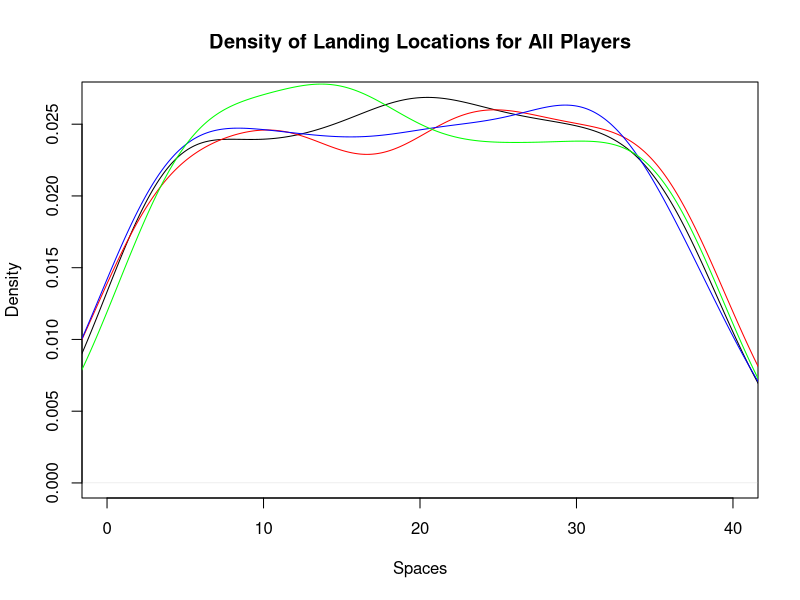
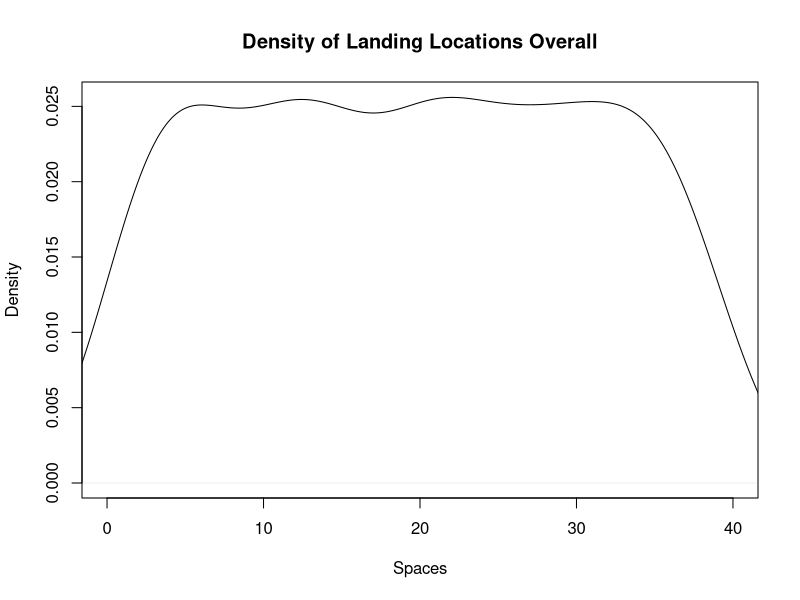
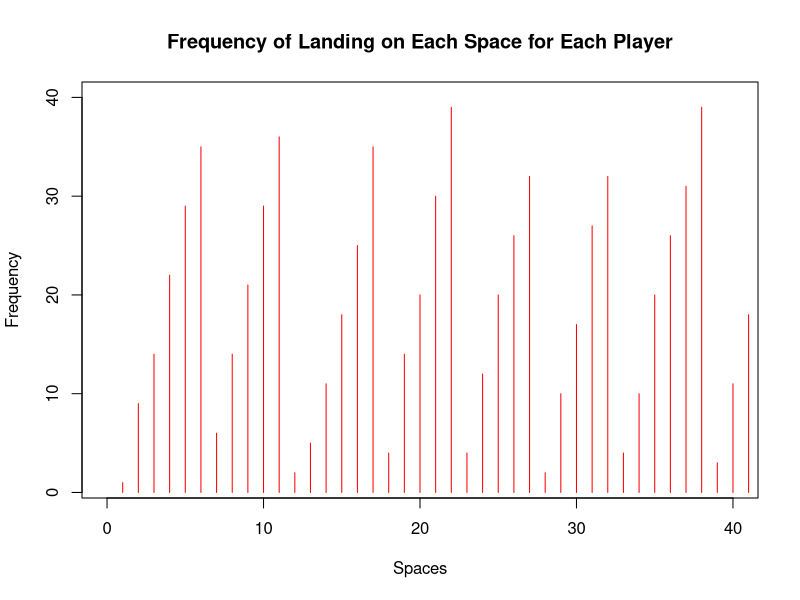
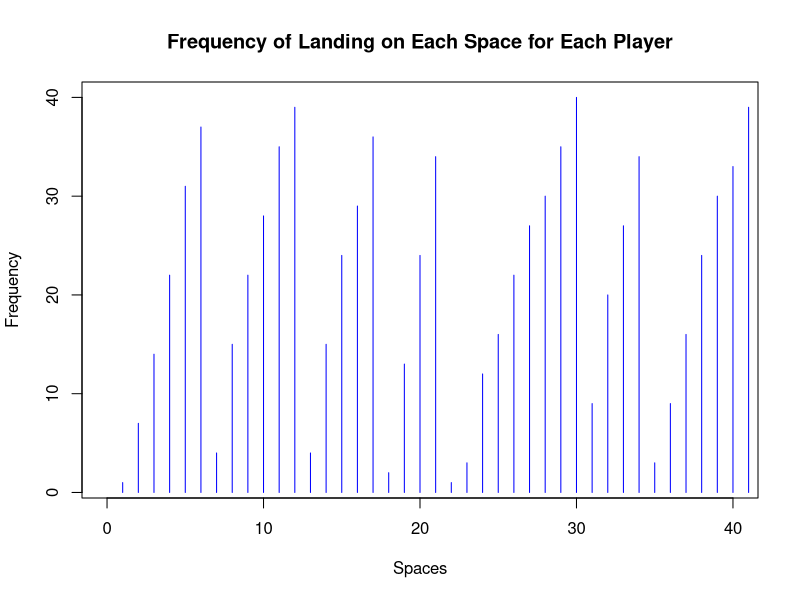
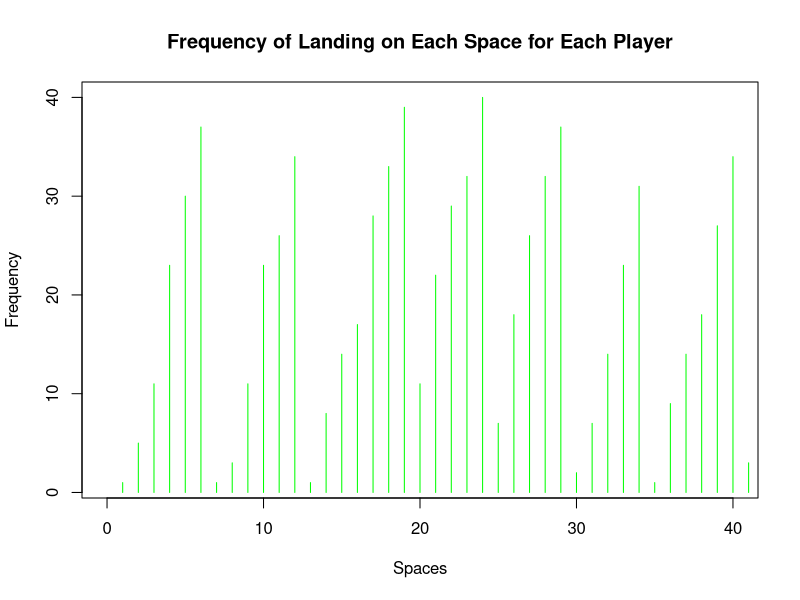
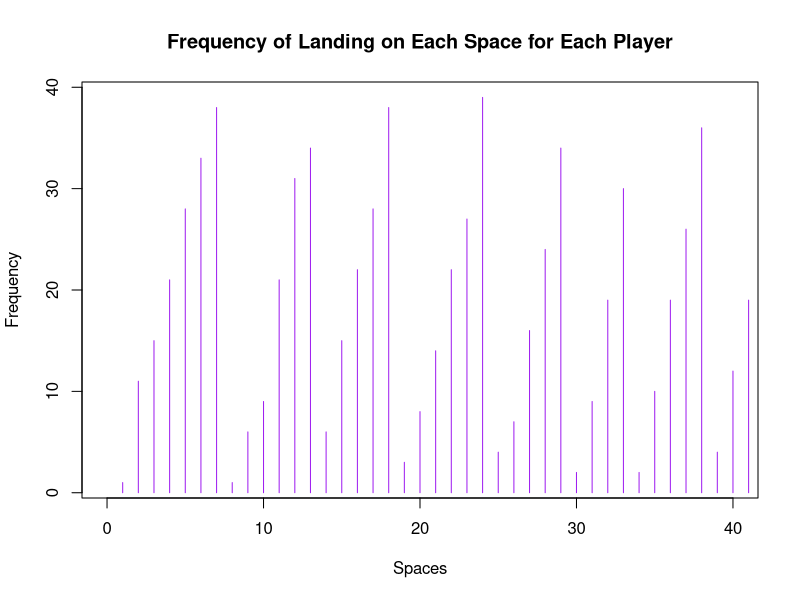
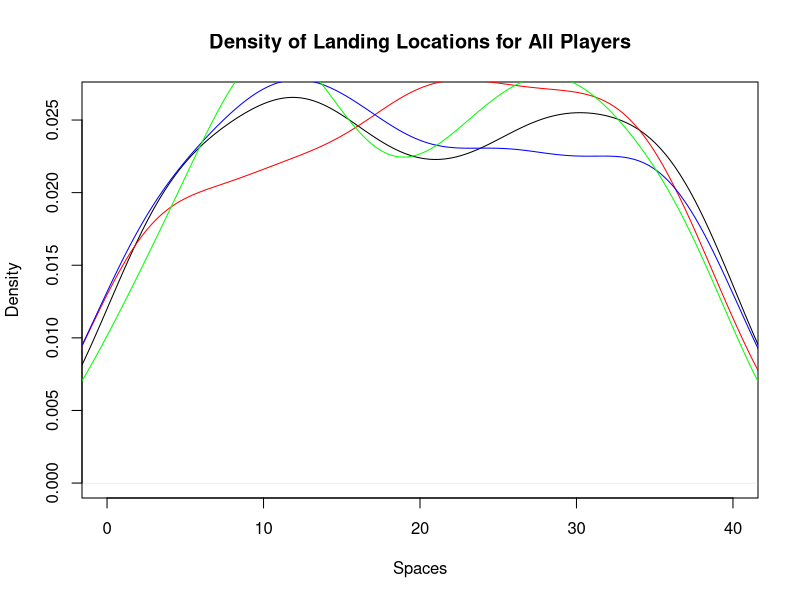
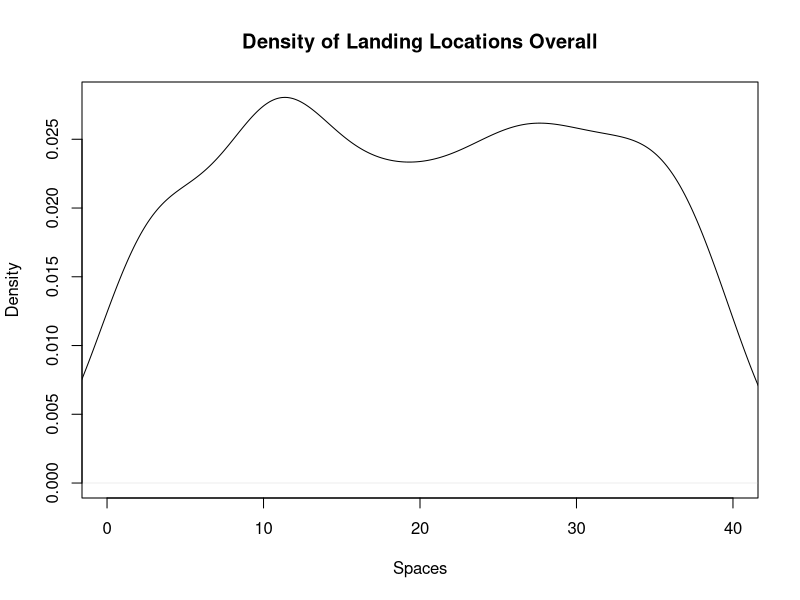

Source code (R) for these figures, in order:
## libraries
library(dplyr)
library(ggplot2)
library(tidyverse)

##the board

monopolyBoard <- read.csv("MonopolyBoard.csv", header = T)
monopolyBoard


## lets_move
# Using dice rolls to determine where a player will land on the board
#input: "location", where the player is on the board
#output: the players new location on the board after the have rolled

#note that this is only accounting for standard dice rolls, no special rules yet...

lets_move = function(location) {
  dice_roll_1 <- sample(1:6, 1, replace = TRUE) #A random roll of a six-sided die
  dice_roll_2 <- sample(1:6, 1, replace = TRUE) #A random roll of a six-sided die
  
  roll_total <- sum(dice_roll_1, dice_roll_2) #The sum of the two rolls
  
  location = location + roll_total #Updating the player's location based on their rolls from the current turn
  
  if(location <= 40) { #if statement checking the players location
    location = location
  } else { #if the sum of the player's previous location and their rolls is greater than 40, this moves the player past GO and the start moving from space 1
    location = location - 40
  }
  
  print(location)
  
}

lets_move(20)



## who_goes_first2
who_goes_first2 <- function(num_players){
  initial_rolls <- c()
  player_order <- length(num_players)
  for (i in 1:num_players) {
    player_i_roll <- sum(sample(1:6, 2, replace=TRUE))
    initial_rolls <- c(initial_rolls, player_i_roll) # vector of every player's first roll
  }
  
  if(sum(initial_rolls == max(initial_rolls)) >= 2){ # if more 1 person has the highest roll
    
    while (sum(initial_rolls == max(initial_rolls)) >= 2) { # keep rolling as long as players are tied
      tied_players <- which(initial_rolls==max(initial_rolls)) # identify which players tied
      
      tie_breaker_rolls <- c()
      for (i in tied_players) { # tied players roll again
        player_i_roll2 <- sum(sample(1:6, 2, replace=TRUE))
        tie_breaker_rolls <- c(tie_breaker_rolls, player_i_roll2)
        initial_rolls <- tie_breaker_rolls # update initial rolls
      }
    }
    highest_roll <- max(tie_breaker_rolls)
    highest_player <- tied_players[which(tie_breaker_rolls == highest_roll)]
  }
  
  else {
    highest_player <- which.max(initial_rolls) # who rolled the highest number
    
    # creating player order
    player_order[1] <- as.integer(highest_player)
    
    for (j in 2:num_players) {
      
      player_order[j] <- as.integer(player_order[j-1] + 1)
      if (player_order[j] > num_players) {
        player_order[j] <- 1
      }
    }
    #print(player_order)
  }
  playerlist <- (list(highest_player, player_order))
  return(playerlist)
}

who_goes_first2(4)


## lets_play

#A function to play Monopoly!
#Utilizes lets_move to move the players around the board
#input: "turns"; the amount of turns each player will take (i.e. the number of rounds in the game), "players"; a numeric value 1-4 representing the number of players in the game
#output: a dataframe showing each players' location after each of their turns; a density plot showing each players' location data throughout the game; a density plot showing the overall location data throughout the game

lets_play = function(turns, players) {
  
  location_data <- as.data.frame(matrix(nrow = turns, ncol = players)) # dataframe will keep data for locations of players for each turn
  
  # puts players in order
  colnames(location_data) <- who_goes_first2(players)[[2]]
  
  location = 1 #initializes the player at space 1 (i.e. GO!)
  location_data[1,] <- location
  
  for (i in 2:turns) { # iterates through number of turns
    for (j in 1:players) { # rotates through each player
      location = lets_move(location_data[i-1,j])[[1]] # takes location from lets_move2 function and assigns it to location
      location_data[i,j] <- as.integer(location) # puts location value into the dataframe of locations for each player
    }
  }
  print(location_data) 
  
  
  ########################## plots ###############################
  
  #vector of colors
  colors <- c("red", "blue", "green","purple")
  
  # creates density plot of frequency of landing on each space for each player
  plot(density(location_data[,1]), xlim = c(0,40), col = "black", xlab="Spaces", main= "Density of Landing Locations for All Players")
  
  for (k in 2:players) {
    lines(density(location_data[,k]), col = colors[k-1]) # adds a density line for each player after the first
  }
  
  # creates density plot for total frequency landing on each space (all players spaces included)
  all_spaces <- as.vector(as.matrix(location_data))
  plot(density(all_spaces), xlim = c(0,40), col = "black", xlab="Spaces", main="Density of Landing Locations Overall")
  
  #creates frequency plot for frequency of landing on certain spaces for each player
  for(k in 1:players){
    plot(location_data[,k], xlim= c(0,40), col=colors[k], type="h", xlab="Spaces", ylab="Frequency", main="Frequency of Landing on Each Space for Each Player")
  }
  
}

lets_play(100, 4)




## double_down <- lets_move2
#Double Down -- addition of jail and double rolls

#Incorporating double rolls and sending players to jail when the players are rolling and moving
#input: "location"; a numeric value 1 to 40; where the player in on the board
#output: the players new location on the board

lets_move2 = function(location) {
  dice_roll_1 <- sample(1:6, 1, replace = TRUE) #a standard, six-sided dice roll
  dice_roll_2 <- sample(1:6, 1, replace = TRUE) #a standard, six-sided dice roll
  
  roll_total <- sum(dice_roll_1, dice_roll_2) #the sum of the two dice rolls
  roll_double <- dice_roll_1 == dice_roll_2 #checking if the player rolled a double
  
  location = location + roll_total # updates location to be previous location + roll total
  double3 = "false" # double3 is assigned "true" if the player double rolls 3x (as seen in if statement below), otherwise it is assigned "false" 
  
  # first double roll -> roll again
  if (roll_double == TRUE) { #checks if the player rolled a double with their first two rolls. if "TRUE", the player rolls again
    dice_roll_3 <- sample(1:6, 1, replace = TRUE) #the player's third dice roll
    dice_roll_4 <- sample(1:6, 1, replace = TRUE) #the player's fourth dice roll
    
    roll_total2 <- sum(dice_roll_3, dice_roll_4) #the sum of the player's third and fourth rolls
    roll_double2 <- dice_roll_3 == dice_roll_4 #checks to see if the player rolled a double again
    
    location = location + roll_total2 #the player's new location
    double3 = "false"
    
    # if player is at a location past 40, subtract 40 so they go back to the GO space at location "41"
    # this is included in each if statement below so that it applies if player has to roll again
    if (location <= 40) { #checks to make sure that the player's location isn't over 40 (i.e not on the board)
      location = location
    } else { #If greater than 40, it subtracts 40 from location to allow player to continue to move on the board
      location = location - 40
    }
    
    # second double roll -> roll again
    if (roll_double2 == TRUE) { #if the player has rolled two doubles, they roll again
      dice_roll_5 <- sample(1:6, 1, replace = TRUE) #the player's fifth roll
      dice_roll_6 <- sample(1:6, 1, replace = TRUE) #the player's sixth roll
      
      roll_total3 <- sum(dice_roll_5, dice_roll_6) #the sum of the fifth and sixth roll
      roll_double3 <- dice_roll_5 == dice_roll_6 #checking to see if the player rolled a third double
      
      location = location + roll_total3 #the players new location
      double3 = "false"
      
      if (location <= 40) { #checks the player's location again
        location = location
      } else {
        location = location - 40
      }
      
      # third double roll -> go to jail
      if (roll_double3 == TRUE) { #checks if the player rolled three doubles in a row, if TRUE, the players goes to jail (space 11)
        location = monopolyBoard$spaces[monopolyBoard$name == "Jail"]
        double3 = "true"
      }
    }
  }  
  
  if (location <= 40) { #checks the players location on the board
    location = location
  } else {
    location = location - 40
  }
  
  listdata <- (list(location, double3)) # creates list for outputs "location" and "double3"
  # if you need to access location from this function, use lets_move2(location_data[i-1,j])[[1]]
  # if you need to access double3, use lets_move2(double3)[[2]]
  return(listdata)
  
}


## lets_play2


#A function to move players around the board while incorporating double rolls and going to jail
#input: "turns"; the amount of turns each player takes (i.e. how many rounds the game is), "players"; a numeric value 1-4 representing the number of players in the game
#output: a dataframe showing each players' location after each of their turns; a density plot showing each players' location data throughout the game; a density plot showing the overall location data throughout the game

lets_play2 = function(turns, players) {
  
  
  location_data <- as.data.frame(matrix(nrow = turns, ncol = players)) # dataframe will keep data for locations of players for each turn
  double3data <- as.data.frame(matrix(nrow = turns, ncol = players)) # dataframe will say "true" if player double rolled 3x (which lands them in jail) and "false" if they didn't double roll 3x
  
  # puts players in order
  colnames(location_data) <- who_goes_first2(players)[[2]]
  
  location = 1 # each player starts at location 1
  location_data[1,] <- location
  double3 = 0 # initializing "double3" which will be later assigned a "true" or "false" based on if player double rolled 3x
  
  for (i in 2:turns) { # iterates through number of turns
    
    for (j in 1:players) { # rotates through each player
      
      location = lets_move2(location_data[i-1,j])[[1]] # takes location from lets_move2 function and assigns it to location
      location_data[i,j] <- as.integer(location) # puts location value into the dataframe of locations for each player
      double3data[i,j] <- lets_move2(double3)[[2]] # takes "true" or "false" value from double3 and adds it to double3data dataframe
      
      # deals with landing in jail from "go to jail" space and staying there for next 3 turns
      if (31 %in% location_data[i-1,j]) { # if you landed on 31 in the last turn (i-1 turn), you go to jail (space 11) for the ith turn
        location <- 11
        location_data[i,j] <- as.integer(location) # new location is 11
      } else if (11 %in% location_data[i-1,j] & 31 %in% location_data[i-2,j]) { # if you were on space 11 last turn AND you were on space 31 2 turns ago, you stay in jail (space 11) for turn i
        location <- 11
        location_data[i,j] <- as.integer(location)
      } else if (11 %in% location_data[i-2,j] & 31 %in% location_data[i-3,j]) {
        location <- 11
        location_data[i,j] <- as.integer(location)
      }
      
      # landing in jail from 3x double roll and staying there for next 3 turns
      if (11 %in% location_data[i,j] & "true" %in% double3data[i-1,j]) { # if player's location is 11 (jail) and double3data is"true" (player double rolled 3x), player stays in jail. all 3 if/else if statements keep player in jail for the next 3 turns
        location <- 11
        location_data[i,j] <- as.integer(location)
      } else if (11 %in% location_data[i-1,j] & "true" %in% double3data[i-2,j]) { # 
        location <- 11
        location_data[i,j] <- as.integer(location)
      } else if (11 %in% location_data[i-2,j] & "true" %in% double3data[i-3,j]) {
        location <- 11
        location_data[i,j] <- as.integer(location)
      }
      
    }
  }
  print(location_data)
  print(double3)
  
  
  ########################## plots ###############################
  
  #vector of colors
  colors <- c("red", "blue", "green","purple")
  
  # creates density plot of frequency of landing on each space for each player
  plot(density(location_data[,1]), xlim = c(0,40), col = "black", xlab="Spaces", main= "Density of Landing Locations for All Players")
  
  for (k in 2:players) {
    lines(density(location_data[,k]), col = colors[k-1]) # adds a density line for each player after the first
  }
  
  # creates density plot for total frequency landing on each space (all players spaces included)
  all_spaces <- as.vector(as.matrix(location_data))
  plot(density(all_spaces), xlim = c(0,40), col = "black", xlab="Spaces", main="Density of Landing Locations Overall")
  
  #creates frequency plot for frequency of landing on certain spaces for each player
  for(k in 1:players){
    plot(location_data[,k], xlim= c(0,40), col=colors[k], type="h", xlab="Spaces", ylab="Frequency", main="Frequency of Landing on Each Space for Each Player")
  }
  
}

lets_play2(100, 4)
##the community chest and chance cards

Card_Numbers <- c(1, 2, 3, 4, 5, 6, 7, 8, 9, 10, 11, 12, 13, 14, 15, 16) # the card numbers

Chance_Cards <- c("Advance to Boardwalk", "Advance to Go (Collect $200)", "Advance to Illinois Avenue. If you pass Go, collect $200", "Advance to St. Charles Place. If you pass Go, collect $200", "Advance to the nearest Railroad. If unowned, you may buy it from the Bank. If owned, pay owner twice the rental to which they are otherwise entitled", "Advance to the nearest Railroad. If unowned, you may buy it from the Bank. If owned, pay owner twice the rental to which they are otherwise entitled", "Advance token to nearest Utility. If unowned, you may buy it from the Bank. If owned, throw dice and pay owner a total ten times amount thrown", "Bank pays you dividend of $50", "Get Out of Jail Free", "Go Back 3 Spaces", "Go to Jail. Go directly to Jail, do not pass Go, do not collect $200", "Make general repairs on all your property. For each house pay $25. For each hotel pay $100", "Speeding fine $15", "Take a trip to Reading Railroad. If you pass Go, collect $200", "You have been elected Chairman of the Board. Pay each player $50", "Your building loan matures. Collect $150") # the card information

Chance <- data.frame(Chance_Cards, Card_Numbers) #a dataframe associating each chance card with a number



Community_Chest_Cards <- c("Advance to Go (Collect $200)", "Bank error in your favor. Collect $200", "Doctor’s fee. Pay $50", "From sale of stock you get $50", "Get Out of Jail Free", "Go to Jail. Go directly to jail, do not pass Go, do not collect $200", "Holiday fund matures. Receive $100", "Income tax refund. Collect $20", "It is your birthday. Collect $10 from every player", "Life insurance matures. Collect $100", "Pay hospital fees of $100", "Pay school fees of $50", "Receive $25 consultancy fee", "You are assessed for street repair. $40 per house. $115 per hotel", "You have won second prize in a beauty contest. Collect $10", "You inherit $100") # the card information

Community_Chest <- data.frame(Community_Chest_Cards, Card_Numbers) #a dataframe associating each community chest card with a number


##drawing community chest and chance cards
#A function that randomly selects a numeric value 1:16 representing a Chance card and updates the player's location based on the card information
#input: "location"; a numeric value 1:40 representing the player's location on the board
#output: the player's new location on the board

Drawing_Chance = function(location) {
  location = location #the player's current location
  draw_card <- sample(1:16, 1, replace = TRUE) #randomly selecting a card from 1:16
  player_card <- Chance$Chance_Cards[draw_card] #finding the card in the Chance deck
  print(player_card)
  
  #The following if statements update the player's location based on the card that was drawn (if applicable)  
  if(draw_card == 1) {
    location = 1
  }
  
  if(draw_card == 2) {
    location = 1
  }
  
  if(draw_card == 3) {
    location = 25
  }
  
  if(draw_card == 4){
    location = 12
  }
  
  if(draw_card == 5){ #takes into account which space the player is nearest to to determine updated location
    if(location >= 37 && location <= 5){
      location = 6
    } else {
      if (location >= 6 && location <= 15){
        location = 16
      } else {
        if(location >= 16 && location <= 25){
          location = 26
        } else {
          location = 36
        }
      }
    }
  }
  
  if(draw_card == 6){ #takes into account which space the player is nearest to to determine updated location
    if(location >= 37 && location <= 5){
      location = 6
    } else {
      if (location >= 6 && location <= 15){
        location = 16
      } else {
        if(location >= 16 && location <= 25){
          location = 26
        } else {
          location = 36
        }
      }
    }
  }
  
  if(draw_card == 7){ #takes into account which space the player is nearest to to determine updated location
    if(location >= 29 && location <= 12){
      location = 13
    } else {
      location = 29
    }
  }
  
  if(draw_card == 11) {
    location = 11
  }
  
  if(draw_card == 14) {
    location = 6
  }
  
  if(draw_card == 10) {
    location = location - 3
  }
  
  location = location
  return(location)
}


#A function that randomly selects a numeric value 1:16 representing a Community Chest card and updates the player's location based on the card information
#input: "location"; a numeric value 1:40 representing the player's location on the board
#output: the player's new location on the board

Drawing_Community_Chest = function(location) {
  location = location #the player's current location
  draw_card_chest <- sample(1:16, 1, replace = TRUE) #randomly selecting a card from 1:16
  player_card_chest <- Community_Chest$Community_Chest_Cards[draw_card_chest] #finding the card in the Community Chest deck
  print(player_card_chest)
  
  #The following if statements update the player's location based on the card that was drawn (if applicable) 
  if (draw_card_chest == 1) {
    location = 1
  } else {
    if (draw_card_chest == 6) {
      location = 11
    } else {
      location = location
    }
    
  }
  
  location = location 
  return(location)
}


#A function that expands on lets_move2 to add the actions of Community Chest and Chance spaces and their respective cards
#input: "location"; a numeric value 1 to 40; where the player in on the board
#output: the players new location on the board

lets_move3 = function(location) {
  dice_roll_1 <- sample(1:6, 1, replace = TRUE) 
  dice_roll_2 <- sample(1:6, 1, replace = TRUE) 
  
  roll_total <- sum(dice_roll_1, dice_roll_2)
  roll_double <- dice_roll_1 == dice_roll_2
  
  location = location + roll_total
  double3 = "false"
  
  
  if (location <= 40) {
    location = location
  } else {
    location = location - 40
  }
  
  
  if(location == 8 || location == 23 || location == 27) { #check's if the player's location is a Chance space
    location = Drawing_Chance(location) #if TRUE, the player draws a Chance card using the Drawing_Chance function which updates their location
  }
  
  if(location == 3 || location == 18 || location == 34) { #check's if the player's location is a Community Chest space
    location = Drawing_Community_Chest(location) #if TRUE, the player draws a Community Chest card using the Drawing_Community_Chest which updates their location
  }
  
  # first double roll -> roll again
  if (roll_double == TRUE) {
    dice_roll_3 <- sample(1:6, 1, replace = TRUE)
    dice_roll_4 <- sample(1:6, 1, replace = TRUE)
    
    roll_total2 <- sum(dice_roll_3, dice_roll_4)
    roll_double2 <- dice_roll_3 == dice_roll_4
    
    location = location + roll_total2
    double3 = "false"
    
    if (location <= 40) {
      location = location
    } else {
      location = location - 40
    }
    
    
    if(location == 8 || location == 23 || location == 27) { #check's if the player's location is a Chance space
      location = Drawing_Chance(location) #if TRUE, the player draws a Chance card using the Drawing_Chance function which updates their location
    }
    
    if(location == 3 || location == 18 || location == 34) { #check's if the player's location is a Community Chest space
      location = Drawing_Community_Chest(location) #if TRUE, the player draws a Community Chest card using the Drawing_Community_Chest which updates their location
    }
    
    # second double roll -> roll again
    if (roll_double2 == TRUE) {
      dice_roll_5 <- sample(1:6, 1, replace = TRUE)
      dice_roll_6 <- sample(1:6, 1, replace = TRUE)
      
      roll_total3 <- sum(dice_roll_5, dice_roll_6)
      roll_double3 <- dice_roll_5 == dice_roll_6
      
      location = location + roll_total3
      double3 = "false"
      
      if (location <= 40) {
        location = location
      } else {
        location = location - 40
      }
      
      if(location == 8 || location == 23 || location == 27) { #check's if the player's location is a Chance space
        location = Drawing_Chance(location) #if TRUE, the player draws a Chance card using the Drawing_Chance function which updates their location
      }
      
      if(location == 3 || location == 18 || location == 34) { #check's if the player's location is a Community Chest space
        location = Drawing_Community_Chest(location) #if TRUE, the player draws a Community Chest card using the Drawing_Community_Chest which updates their location
        
      }
      
      # third double roll -> go to jail
      if (roll_double3 == TRUE) {
        location = monopolyBoard$spaces[monopolyBoard$name == "Jail"]
        double3 = "true"
        
      }
    }
  }  
  
  location = location 
  
  listdata <- (list(location, double3))
  return(listdata)
  
}

lets_play3 = function(turns, players) {
  
  location_data <- as.data.frame(matrix(nrow = turns, ncol = players))
  double3data <- as.data.frame(matrix(nrow = turns, ncol = players))
  
  colnames(location_data) <- who_goes_first2(players)[[2]]
  
  location = 1
  location_data[1,] <- location
  double3 = 0
  
  for (i in 2:turns) {
    
    for (j in 1:players) {
      
      location = lets_move3(location_data[i-1,j])[[1]]
      location_data[i,j] <- as.integer(location)
      double3data[i,j] <- lets_move3(double3)[[2]]
      
      # deals with landing in jail from "go to jail" space and staying there for next 3 turns
      if (31 %in% location_data[i-1,j]) { # if you land on 31 (go to jail), next location is in jail (space 11)
        location <- 11
        location_data[i,j] <- as.integer(location)
      } else if (11 %in% location_data[i-1,j] & 31 %in% location_data[i-2,j]) {
        location <- 11
        location_data[i,j] <- as.integer(location)
      } else if (11 %in% location_data[i-2,j] & 31 %in% location_data[i-3,j]) {
        location <- 11
        location_data[i,j] <- as.integer(location)
      }
      
      # landing in jail from 3x double roll and staying there for next 3 turns
      if (11 %in% location_data[i,j] & "true" %in% double3data[i-1,j]) { # "true" means player double rolled 3x -> jail
        location <- 11
        location_data[i,j] <- as.integer(location)
      } else if (11 %in% location_data[i-1,j] & "true" %in% double3data[i-2,j]) { # 
        location <- 11
        location_data[i,j] <- as.integer(location)
      } else if (11 %in% location_data[i-2,j] & "true" %in% double3data[i-3,j]) {
        location <- 11
        location_data[i,j] <- as.integer(location)
      }
      
    }
  }
  print(location_data)
  print(double3data)
  
  
  
  # creates density plot of frequency of landing on each space for each player
  colors <- c("red", "blue", "green","purple")
  
  plot(density(location_data[,1]), xlim = c(0,40), col = "black", xlab="Spaces", main= "Density of Landing Locations for All Players")
  
  for (k in 2:players) {
    lines(density(location_data[,k]), col = colors[k-1]) # adds a density line for each player after the first
  }
  
  # creates density plot for total frequency landing on each space (all players spaces included)
  all_spaces <- as.vector(as.matrix(location_data))
  plot(density(all_spaces), xlim = c(0,40), col = "black", xlab="Spaces", main="Density of Landing Locations Overall")
  
  for(k in 1:players){
    plot(location_data[,k], xlim= c(0,40), col=colors[k], type="h", xlab="Spaces", ylab="Frequency", main="Frequency of Landing on Each Space for Each Player")
  }
  
}


lets_play3(1000, 4)
